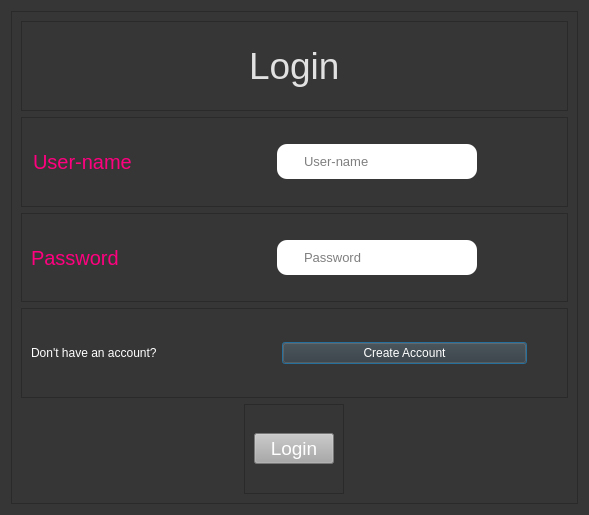
<?xml version="1.0" encoding="UTF-8"?>
<ui version="4.0">
 <class>Dialog</class>
 <widget class="QDialog" name="Dialog">
  <property name="geometry">
   <rect>
    <x>0</x>
    <y>0</y>
    <width>589</width>
    <height>515</height>
   </rect>
  </property>
  <property name="windowTitle">
   <string>Dialog</string>
  </property>
  <property name="styleSheet">
   <string notr="true">background-color: rgb(54, 54, 54);
color:white;</string>
  </property>
  <layout class="QVBoxLayout" name="verticalLayout">
   <item>
    <widget class="QFrame" name="frame">
     <property name="frameShape">
      <enum>QFrame::StyledPanel</enum>
     </property>
     <property name="frameShadow">
      <enum>QFrame::Raised</enum>
     </property>
     <layout class="QVBoxLayout" name="verticalLayout_2">
      <item>
       <widget class="QFrame" name="frame_2">
        <property name="frameShape">
         <enum>QFrame::StyledPanel</enum>
        </property>
        <property name="frameShadow">
         <enum>QFrame::Raised</enum>
        </property>
        <layout class="QVBoxLayout" name="verticalLayout_3">
         <item alignment="Qt::AlignHCenter">
          <widget class="QLabel" name="label">
           <property name="styleSheet">
            <string notr="true">color:rgb(225, 225, 225); font-size:28pt;</string>
           </property>
           <property name="text">
            <string>Login</string>
           </property>
          </widget>
         </item>
        </layout>
       </widget>
      </item>
      <item>
       <widget class="QFrame" name="frame_3">
        <property name="frameShape">
         <enum>QFrame::StyledPanel</enum>
        </property>
        <property name="frameShadow">
         <enum>QFrame::Raised</enum>
        </property>
        <layout class="QHBoxLayout" name="horizontalLayout">
         <property name="leftMargin">
          <number>11</number>
         </property>
         <property name="rightMargin">
          <number>90</number>
         </property>
         <item>
          <widget class="QLabel" name="label_2">
           <property name="styleSheet">
            <string notr="true">font-size:15pt; color:rgb(255, 0, 127)</string>
           </property>
           <property name="text">
            <string>User-name</string>
           </property>
          </widget>
         </item>
         <item>
          <widget class="QLineEdit" name="email">
           <property name="maximumSize">
            <size>
             <width>200</width>
             <height>16777215</height>
            </size>
           </property>
           <property name="font">
            <font>
             <pointsize>10</pointsize>
            </font>
           </property>
           <property name="styleSheet">
            <string notr="true">height:35px;
border-radius:10px;
padding-left:25px;
background-color:white;
color:black;</string>
           </property>
           <property name="placeholderText">
            <string>User-name</string>
           </property>
          </widget>
         </item>
        </layout>
       </widget>
      </item>
      <item>
       <widget class="QFrame" name="frame_4">
        <property name="frameShape">
         <enum>QFrame::StyledPanel</enum>
        </property>
        <property name="frameShadow">
         <enum>QFrame::Raised</enum>
        </property>
        <layout class="QHBoxLayout" name="horizontalLayout_2">
         <property name="rightMargin">
          <number>90</number>
         </property>
         <item>
          <widget class="QLabel" name="label_3">
           <property name="styleSheet">
            <string notr="true">font-size:15pt; color:rgb(255, 0, 127)</string>
           </property>
           <property name="text">
            <string>Password</string>
           </property>
          </widget>
         </item>
         <item>
          <widget class="QLineEdit" name="password">
           <property name="maximumSize">
            <size>
             <width>200</width>
             <height>16777215</height>
            </size>
           </property>
           <property name="font">
            <font>
             <pointsize>10</pointsize>
            </font>
           </property>
           <property name="styleSheet">
            <string notr="true">height:35px;
border-radius:10px;
padding-left:25px;
background-color:white;
color:black;</string>
           </property>
           <property name="text">
            <string/>
           </property>
           <property name="placeholderText">
            <string>Password</string>
           </property>
          </widget>
         </item>
        </layout>
       </widget>
      </item>
      <item>
       <widget class="QFrame" name="frame_5">
        <property name="frameShape">
         <enum>QFrame::StyledPanel</enum>
        </property>
        <property name="frameShadow">
         <enum>QFrame::Raised</enum>
        </property>
        <layout class="QHBoxLayout" name="horizontalLayout_3" stretch="1,1">
         <property name="rightMargin">
          <number>40</number>
         </property>
         <item>
          <widget class="QLabel" name="label_4">
           <property name="styleSheet">
            <string notr="true">color:rgb(255, 255, 255)</string>
           </property>
           <property name="text">
            <string>Don't have an account?</string>
           </property>
          </widget>
         </item>
         <item>
          <widget class="QPushButton" name="createaccbutton">
           <property name="cursor">
            <cursorShape>PointingHandCursor</cursorShape>
           </property>
           <property name="styleSheet">
            <string notr="true">color:white;
font: 75 10pt &quot;Cambria&quot;;
</string>
           </property>
           <property name="text">
            <string>Create Account</string>
           </property>
          </widget>
         </item>
        </layout>
       </widget>
      </item>
      <item alignment="Qt::AlignHCenter">
       <widget class="QFrame" name="frame_6">
        <property name="frameShape">
         <enum>QFrame::StyledPanel</enum>
        </property>
        <property name="frameShadow">
         <enum>QFrame::Raised</enum>
        </property>
        <layout class="QVBoxLayout" name="verticalLayout_4">
         <item>
          <widget class="QPushButton" name="loginbutton">
           <property name="maximumSize">
            <size>
             <width>200</width>
             <height>16777215</height>
            </size>
           </property>
           <property name="cursor">
            <cursorShape>PointingHandCursor</cursorShape>
           </property>
           <property name="styleSheet">
            <string notr="true">background-color: rgb(167, 168, 167); font-size:14pt; color:rgb(255, 255, 255)</string>
           </property>
           <property name="text">
            <string>Login</string>
           </property>
          </widget>
         </item>
        </layout>
       </widget>
      </item>
     </layout>
    </widget>
   </item>
  </layout>
 </widget>
 <resources/>
 <connections/>
</ui>
